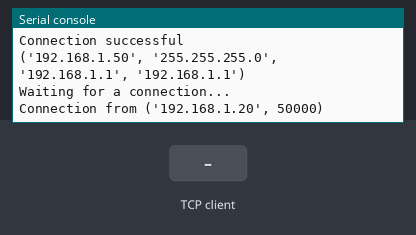
The program below on a simulated ESP32 board running MicroPython. On the bench: the last lines printed to the serial console. The inputs (shaded band) are chosen by the test bench. WiFi joins after 1.5 s; one TCP client connects 1 s after the port opens and stays connected.

Above: at 2.7 s.
2.8 s: the TCP client sends "1"
At 3.4 s:
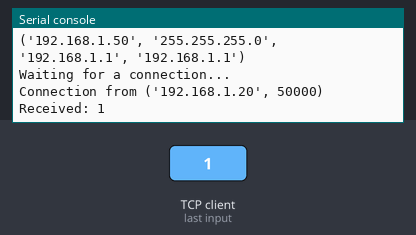
4.3 s: the TCP client sends "on"
At 5.5 s:
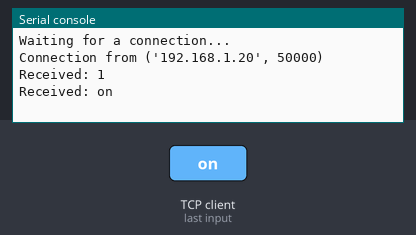
5.8 s: the TCP client sends "off"
At 6.9 s:
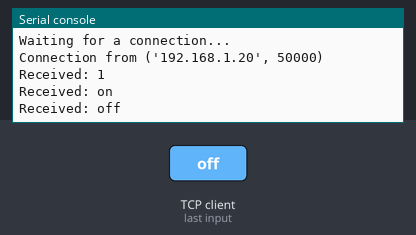

Measured:
- after the input at 2.8 s, the serial console: prints a new line at once (image 1)
- after the input at 4.3 s, the serial console: prints a new line at once (image 2)
- after the input at 5.8 s, the serial console: prints a new line at once (image 3)

The program:

commu_esp32.py
```python
import network
import socket

# 连接到WiFi
ssid = 'AI'
password = '1234567890'

station = network.WLAN(network.STA_IF)
station.active(True)
station.connect(ssid, password)

while not station.isconnected():
    pass

print('Connection successful')
print(station.ifconfig())

# 设置服务器
server_socket = socket.socket(socket.AF_INET, socket.SOCK_STREAM)
server_socket.bind(('192.168.213.63', 8080))
server_socket.listen(1)

print('Waiting for a connection...')
conn, addr = server_socket.accept()
print('Connection from', addr)

while True:
    data = conn.recv(1024)
    if not data:
        break
    print('Received:', data.decode())
    response = 'ACK: ' + data.decode()
    conn.send(response.encode())

conn.close()
server_socket.close()
```
